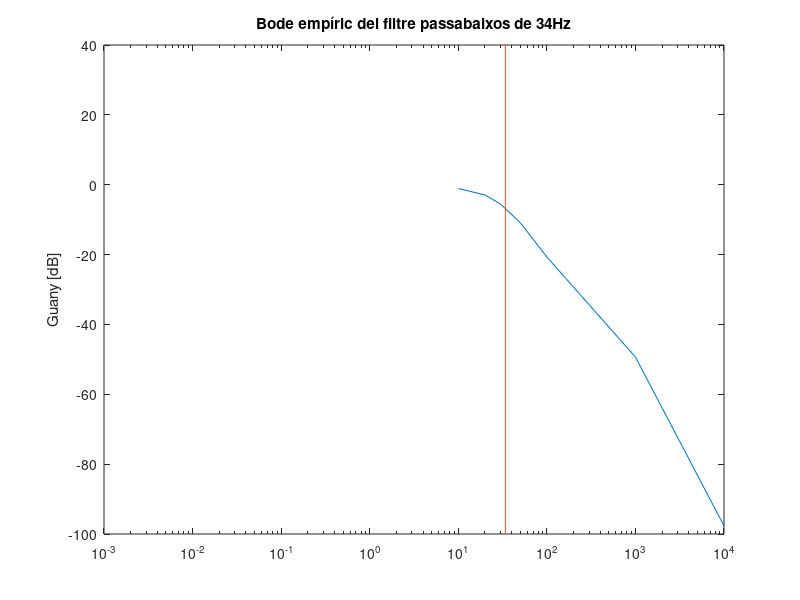

Source code (MATLAB): (Note: this script raises an error after producing the figure.)
% Gràfic del bode empíric del filtre
% TestFiltre com a matriu numèrica
%%
% Setup
format compact
clearvars
clc

%%
% Variables
TestFiltre = load('./Data/TestFiltre.mat');
TestFiltre = TestFiltre.TestFiltre;

%%
% Gràfic
figure();
semilogx(TestFiltre(:,1), 20*log(TestFiltre(:,4)./TestFiltre(:,2)));
ylabel('Guany [dB]');
title('Bode empíric del filtre passabaixos de 34Hz');
axis([0 10000 -100 40]);
hold on;
line([34 34], [-100 40]);
yyaxis right;
plot(TestFiltre(:,1), TestFiltre(:,6));
axis([0 10000 -100 40]);
ylabel('Desfasament [º]');
hold off;

%%
% Guardem el resultat
set(gcf,'units','pixels','position',[0,0,1920,963]);
exportgraphics(gcf, 'BodeFiltre34.png');